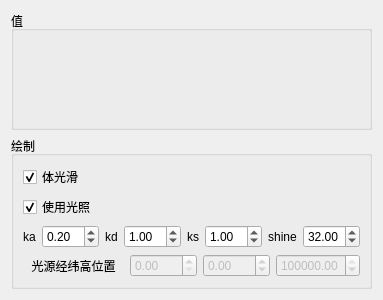
<?xml version="1.0" encoding="UTF-8"?>
<ui version="4.0">
 <class>MCBMainWindow</class>
 <widget class="QWidget" name="MCBMainWindow">
  <property name="geometry">
   <rect>
    <x>0</x>
    <y>0</y>
    <width>376</width>
    <height>300</height>
   </rect>
  </property>
  <property name="windowTitle">
   <string>Isosurface</string>
  </property>
  <layout class="QVBoxLayout" name="verticalLayout">
   <item>
    <widget class="QGroupBox" name="groupBox_IsoVal">
     <property name="title">
      <string>值</string>
     </property>
    </widget>
   </item>
   <item>
    <widget class="QGroupBox" name="groupBox">
     <property name="title">
      <string>绘制</string>
     </property>
     <layout class="QVBoxLayout" name="verticalLayout_2">
      <item>
       <layout class="QHBoxLayout" name="horizontalLayout">
        <item>
         <widget class="QCheckBox" name="checkBox_UseSmoothedVolume">
          <property name="text">
           <string>体光滑</string>
          </property>
          <property name="checked">
           <bool>true</bool>
          </property>
         </widget>
        </item>
       </layout>
      </item>
      <item>
       <widget class="QCheckBox" name="checkBox_UseShading">
        <property name="text">
         <string>使用光照</string>
        </property>
        <property name="checked">
         <bool>true</bool>
        </property>
       </widget>
      </item>
      <item>
       <layout class="QHBoxLayout" name="horizontalLayout_6" stretch="1,2,1,2,1,2,0,0">
        <item>
         <widget class="QLabel" name="label_Ka">
          <property name="text">
           <string>ka</string>
          </property>
          <property name="alignment">
           <set>Qt::AlignCenter</set>
          </property>
         </widget>
        </item>
        <item>
         <widget class="QDoubleSpinBox" name="doubleSpinBox_Ka">
          <property name="enabled">
           <bool>true</bool>
          </property>
          <property name="singleStep">
           <double>0.100000000000000</double>
          </property>
          <property name="value">
           <double>0.200000000000000</double>
          </property>
         </widget>
        </item>
        <item>
         <widget class="QLabel" name="label_Kd">
          <property name="text">
           <string>kd</string>
          </property>
          <property name="alignment">
           <set>Qt::AlignCenter</set>
          </property>
         </widget>
        </item>
        <item>
         <widget class="QDoubleSpinBox" name="doubleSpinBox_Kd">
          <property name="enabled">
           <bool>true</bool>
          </property>
          <property name="singleStep">
           <double>0.100000000000000</double>
          </property>
          <property name="value">
           <double>1.000000000000000</double>
          </property>
         </widget>
        </item>
        <item>
         <widget class="QLabel" name="label_Ks">
          <property name="text">
           <string>ks</string>
          </property>
          <property name="alignment">
           <set>Qt::AlignCenter</set>
          </property>
         </widget>
        </item>
        <item>
         <widget class="QDoubleSpinBox" name="doubleSpinBox_Ks">
          <property name="enabled">
           <bool>true</bool>
          </property>
          <property name="singleStep">
           <double>0.100000000000000</double>
          </property>
          <property name="value">
           <double>1.000000000000000</double>
          </property>
         </widget>
        </item>
        <item>
         <widget class="QLabel" name="label_Shininess">
          <property name="text">
           <string>shine</string>
          </property>
          <property name="alignment">
           <set>Qt::AlignCenter</set>
          </property>
         </widget>
        </item>
        <item>
         <widget class="QDoubleSpinBox" name="doubleSpinBox_Shininess">
          <property name="enabled">
           <bool>true</bool>
          </property>
          <property name="singleStep">
           <double>0.100000000000000</double>
          </property>
          <property name="value">
           <double>32.000000000000000</double>
          </property>
         </widget>
        </item>
       </layout>
      </item>
      <item>
       <layout class="QHBoxLayout" name="horizontalLayout_7" stretch="3,2,2,2">
        <item>
         <widget class="QLabel" name="label_5">
          <property name="text">
           <string>光源经纬高位置</string>
          </property>
          <property name="alignment">
           <set>Qt::AlignCenter</set>
          </property>
         </widget>
        </item>
        <item>
         <widget class="QDoubleSpinBox" name="doubleSpinBox_LightPosLon">
          <property name="enabled">
           <bool>false</bool>
          </property>
          <property name="maximum">
           <double>180.000000000000000</double>
          </property>
         </widget>
        </item>
        <item>
         <widget class="QDoubleSpinBox" name="doubleSpinBox_LightPosLat">
          <property name="enabled">
           <bool>false</bool>
          </property>
          <property name="minimum">
           <double>-90.000000000000000</double>
          </property>
          <property name="maximum">
           <double>90.000000000000000</double>
          </property>
         </widget>
        </item>
        <item>
         <widget class="QDoubleSpinBox" name="doubleSpinBox_LightPosH">
          <property name="enabled">
           <bool>false</bool>
          </property>
          <property name="maximum">
           <double>100000000000.000000000000000</double>
          </property>
          <property name="singleStep">
           <double>100.000000000000000</double>
          </property>
          <property name="value">
           <double>7378137.000000000000000</double>
          </property>
         </widget>
        </item>
       </layout>
      </item>
     </layout>
    </widget>
   </item>
  </layout>
 </widget>
 <resources/>
 <connections/>
</ui>
